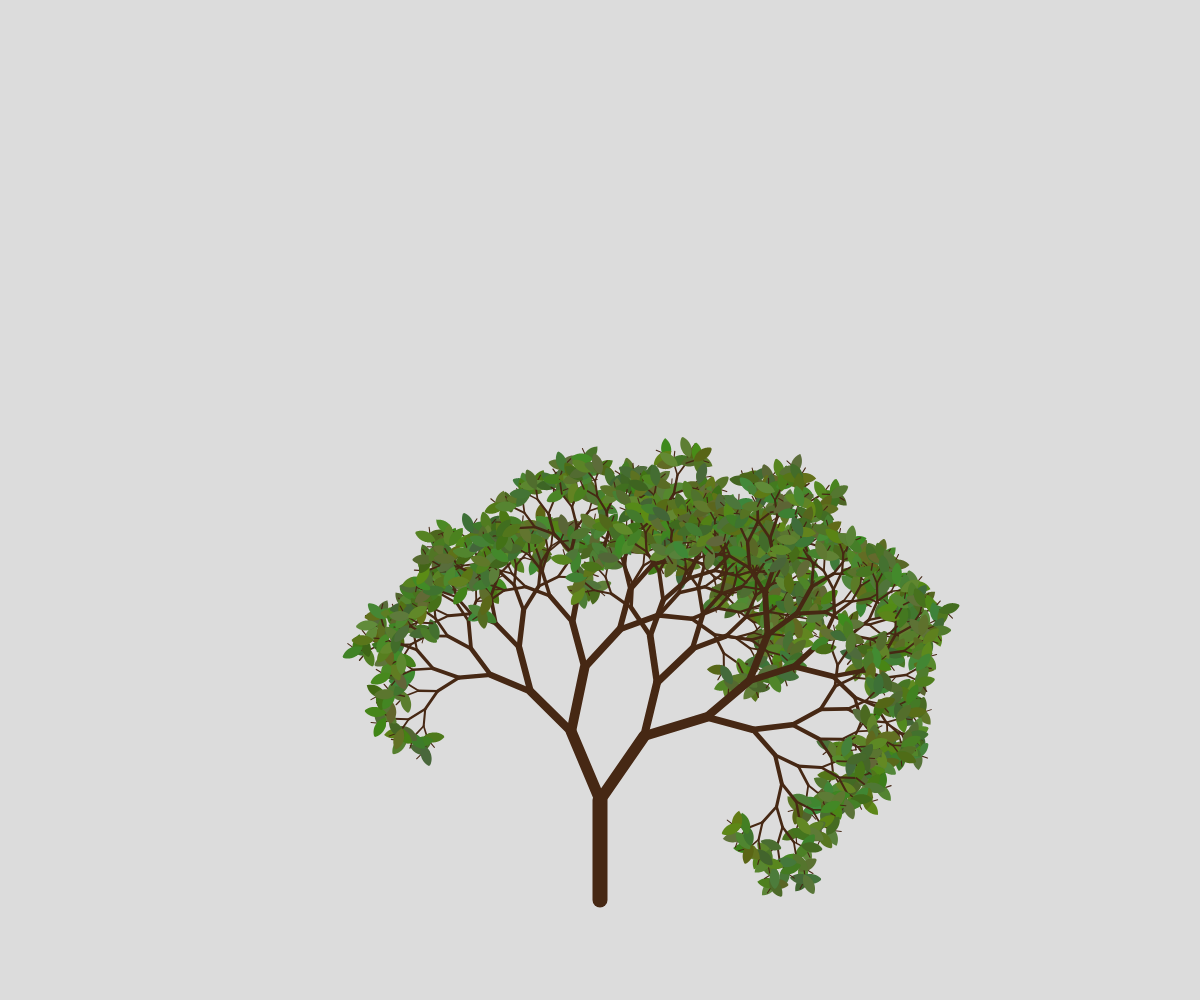
Frame 1 (no input)
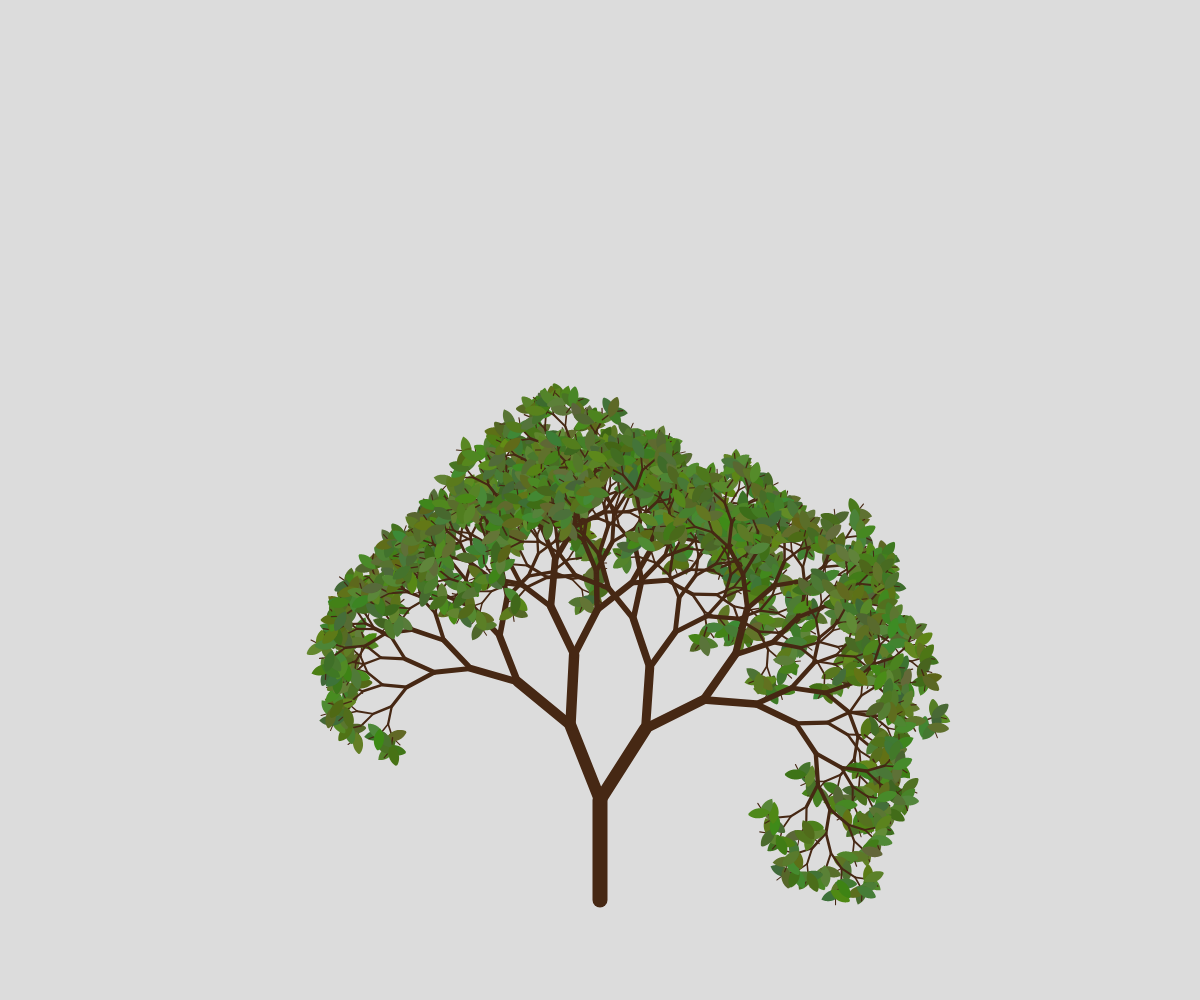
Frame 2 (the mouse pressed at the canvas centre, redrawn once)

The p5.js sketch that drew these frames (run headless with seeded random() and noise() and a simulated clock; the mouse was pressed at the canvas centre and the sketch redrawn once):

// p5.js sketch
// ── sketch.js
function setup() {
  createCanvas(windowWidth, windowHeight);
  angleMode(DEGREES)
  noLoop()
}

function draw() {
  background(220);
  translate(width / 2, height*0.9)
  branch(100)
}

function branch(len){
  push()
  if (len > 10){
    strokeWeight(map(len, 10, 100, 1, 15))
    stroke(70, 40, 20)
    line(0, 0, 0, -len)
    translate(0, -len)
    rotate(random(-20, -30))
    branch(len * random(0.7, 0.9))
    rotate(random(50, 60))
    branch(len * random(0.7, 0.9))
  } else {
    var r = 80 + random(-20, 20)
    var g = 120 + random(-20, 20)
    var b = 40 + random(-20, 20)
    fill(r, g, b)
    noStroke()
    
    beginShape()
    for (var i = 45; i < 135; i+= 1){
      var rad = 15
      var x = rad * cos(i)
      var y = rad * sin(i)
      vertex(x, y)
    }
    for (var i = 135; i > 40; i-= 1){
      var rad = 15
      var x = rad * cos(i)
      var y = rad * sin(-i) + 20
      vertex(x, y)
    }
    endShape(CLOSE)
  }
  pop()
}
// ── sketch_asymmetric_v1.js
function setup() {
  createCanvas(windowWidth, windowHeight);
  angleMode(DEGREES)
  noLoop()
}

function draw() {
  background(220);
  translate(width / 2, height*0.9)
  branch(100)
}

function branch(len){
  push()
  if (len > 10){
    strokeWeight(map(len, 10, 100, 1, 15))
    line(0, 0, 0, -len)
    translate(0, -len)
    rotate(30)
    branch(len * random(0.7, 0.9))
    rotate(-60)
    branch(len * random(0.7, 0.9))
  }
  pop()
}
// ── sketch_fruits_v1.js
function setup() {
  createCanvas(windowWidth, windowHeight);
  angleMode(DEGREES)
  noLoop()
}

function draw() {
  background(220);
  translate(width / 2, height*0.9)
  branch(100)
}

function branch(len){
  push()
  if (len > 10){
    strokeWeight(map(len, 10, 100, 1, 15))
    stroke(70, 40, 20)
    line(0, 0, 0, -len)
    translate(0, -len)
    rotate(random(-20, -30))
    branch(len * random(0.7, 0.9))
    rotate(random(50, 60))
    branch(len * random(0.7, 0.9))
  } else {
    var r = 80 + random(-20, 20)
    var g = 120 + random(-20, 20)
    var b = 40 + random(-20, 20)
    fill(r, g, b)
    noStroke()
    ellipse(0, 0, 10)
  }
  pop()
}
// ── sketch_symmetric.js
function setup() {
  createCanvas(windowWidth, windowHeight);
  angleMode(DEGREES)
  noLoop()
}

function draw() {
  background(220);
  translate(width / 2, height/1.5)
  branch(100)
}

function branch(len){
  push()
  if (len > 10){
    strokeWeight(map(len, 10, 100, 1, 15))
    line(0, 0, 0, -len)
    translate(0, -len)
    rotate(30)
    branch(len * 0.7)
    rotate(-60)
    branch(len * 0.7)
  }
  pop()
}
